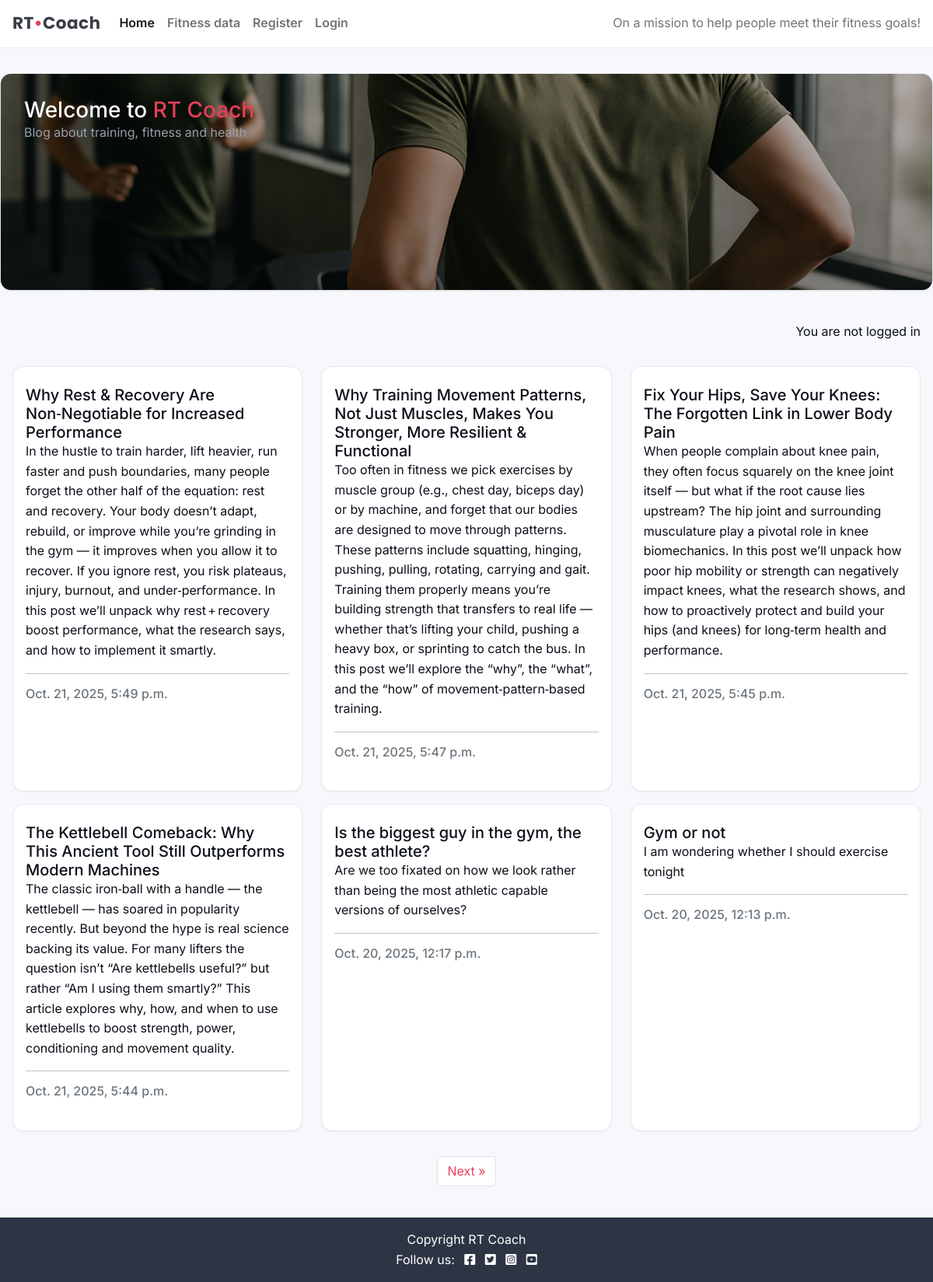
The page / on the database its author committed.
### blog/models.py (models this page shows, shortened)
class Post(models.Model):
    title = models.CharField(max_length=200, unique=True)
    slug = models.SlugField(max_length=200, unique=True)
    author = models.ForeignKey(
    User, on_delete=models.CASCADE, related_name="blog_posts"
)
    featured_image = CloudinaryField('image', default='placeholder')
    content = models.TextField()
    created_on = models.DateTimeField(auto_now_add=True)
    status = models.IntegerField(choices=STATUS, default=0)
    excerpt = models.TextField(blank=True)
    updated_on = models.DateTimeField(auto_now=True)
    featured_image = CloudinaryField('image', default='placeholder')
    class Meta:
        ordering = ["-created_on"]

### blog/views.py (the view)
# urls.py: path("", views.PostList.as_view(), name="home"),
class PostList(ListView):
    queryset = Post.objects.filter(status=1)
    template_name = "blog/index.html"
    paginate_by = 6
    context_object_name = "post_list"

### blog/templates/blog/index.html (shortened to what this page needs)
{% extends "base.html" %}
{% load static %}
{% block content %}
<div class="row">
  <div class="col-12 mt-3 left">
    <div class="row">
      {% for post in post_list %}
        <div class="col-md-4">
          <div class="card mb-4 h-100">
            <div class="image-container">
            </div>
            <div class="card-body">
              <a href="{% url 'blog:post_detail' slug=post.slug %}" class="post-link">
                <h2 class="card-title h5 m-0">{{ post.title }}</h2>
                 <p class="card-text">{{ post.excerpt }}</p>
              </a>
              <hr />
              <p class="card-text text-muted h6 mb-0">
                <time datetime="{{ post.created_on|date:'c' }}">{{ post.created_on }}</time>
              </p>
            </div>
          </div>
        </div>
        {% if forloop.counter|divisibleby:3 %}
          </div><div class="row">
        {% endif %}
      {% empty %}
        <div class="col-12">
          <p class="faded">No posts yet.</p>
        </div>
      {% endfor %}
    </div>
  </div>
</div>
{% if is_paginated %}
<nav aria-label="Page navigation">
  <ul class="pagination justify-content-center">
    {% if page_obj.has_next %}
      <li class="page-item">
        <a href="?page={{ page_obj.next_page_number }}" class="page-link">Next &raquo;</a>
      </li>
    {% endif %}
  </ul>
</nav>
{% endif %}
{% endblock %}

### static/css/style.css (style rules this page uses)
:root { --rt-accent: #e83f5b; --rt-accent-600: #c02f46; --rt-accent-50: #fff1f3; --rt-bg: #f7f8fc; --rt-surface: #ffffff; --rt-ink: #0b0f19; --rt-ink-2: #2d3544; --rt-muted: #6b7280; --rt-border: #e7e9ef; --rt-shadow-1: 0 1px 2px rgba(0,0,0,.06); --rt-shadow-2: 0 8px 22px rgba(0,0,0,.08); --rt-radius: 14px; --rt-radius-sm: 8px; --rt-gap-1: .25rem; --rt-gap-2: .5rem; --rt-gap-3: .75rem; --rt-gap-4: 1rem; --rt-gap-5: 1.25rem; --rt-gap-6: 1.5rem; --rt-font: 'Inter', system-ui, -apple-system, Segoe UI, Roboto, Arial, sans-serif; }
*, *::before, *::after { box-sizing: border-box; }
html { -webkit-text-size-adjust: 100%; }
body { margin: 0; font-family: var(--rt-font); color: var(--rt-ink); background-color: var(--rt-bg); line-height: 1.6; text-rendering: optimizeLegibility; }
a { color: var(--rt-accent); text-decoration: none; }
.main-bg { background-color: var(--rt-bg); }
.card { background: var(--rt-surface); border: 1px solid var(--rt-border); border-radius: var(--rt-radius); box-shadow: var(--rt-shadow-1); transition: transform .08s ease, box-shadow .18s ease, border-color .18s ease; }
.image-container { position: relative; overflow: hidden; border-top-left-radius: var(--rt-radius); border-top-right-radius: var(--rt-radius); min-height: 8px; }
.post-link { color: var(--rt-ink); text-decoration: none; }
.page-link { color: var(--rt-accent); border-radius: 10px; }
.row > [class*='col-'] { margin-bottom: var(--rt-gap-4); }

### rows shown on the page
Post: title "Why Rest & Recovery Are Non‑Negotiable for Increased Performance", excerpt "In the hustle to train harder, lift heavier, run faster and push boundaries, many people forget the other half of the equation: rest and recovery. Your body doesn’t adapt, rebuild, or improve while you’re grinding in the gym — it improves when you allow it to recover. If you ignore rest, you risk plateaus, injury, burnout, and under‑performance. In this post we’ll unpack why rest + recovery boost performance, what the research says, and how to implement it smartly.", created_on "Oct. 21, 2025, 5:49 p.m."
Post: title "Why Training Movement Patterns, Not Just Muscles, Makes You Stronger, More Resilient & Functional", excerpt "Too often in fitness we pick exercises by muscle group (e.g., chest day, biceps day) or by machine, and forget that our bodies are designed to move through patterns. These patterns include squatting, hinging, pushing, pulling, rotating, carrying and gait. Training them properly means you’re building strength that transfers to real life — whether that’s lifting your child, pushing a heavy box, or sprinting to catch the bus. In this post we’ll explore the “why”, the “what”, and the “how” of movement‑pattern‑based training.", created_on "Oct. 21, 2025, 5:47 p.m."
Post: title "Fix Your Hips, Save Your Knees: The Forgotten Link in Lower Body Pain", excerpt "When people complain about knee pain, they often focus squarely on the knee joint itself — but what if the root cause lies upstream? The hip joint and surrounding musculature play a pivotal role in knee biomechanics. In this post we’ll unpack how poor hip mobility or strength can negatively impact knees, what the research shows, and how to proactively protect and build your hips (and knees) for long‑term health and performance.", created_on "Oct. 21, 2025, 5:45 p.m."
Post: title "The Kettlebell Comeback: Why This Ancient Tool Still Outperforms Modern Machines", excerpt "The classic iron‑ball with a handle — the kettlebell — has soared in popularity recently. But beyond the hype is real science backing its value. For many lifters the question isn’t “Are kettlebells useful?” but rather “Am I using them smartly?” This article explores why, how, and when to use kettlebells to boost strength, power, conditioning and movement quality.", created_on "Oct. 21, 2025, 5:44 p.m."
Post: title "Is the biggest guy in the gym, the best athlete?", excerpt "Are we too fixated on how we look rather than being the most athletic capable versions of ourselves?", created_on "Oct. 20, 2025, 12:17 p.m."
Post: title "Gym or not", excerpt "I am wondering whether I should exercise tonight", created_on "Oct. 20, 2025, 12:13 p.m."
